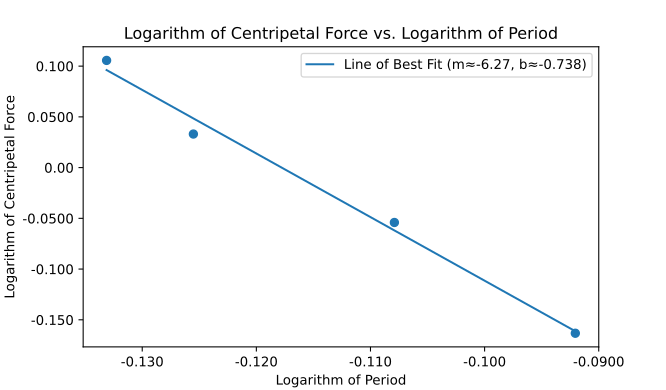

This figure's Python source:
import matplotlib.pyplot as plt
from matplotlib.ticker import FuncFormatter
import numpy as np

def best_fit(x, y):
    xbar = sum(x)/len(x)
    ybar = sum(y)/len(y)
    n = len(x) # or len(Y)

    numer = sum([xi*yi for xi,yi in zip(x, y)]) - n * xbar * ybar
    denum = sum([xi**2 for xi in x]) - n * xbar**2

    m = numer / denum
    b = ybar - m * xbar

    rnumer = sum([(xi - xbar) * (yi - ybar) for xi,yi in zip(x, y)])
    rdenum = (sum([(xi - xbar)**2 for xi in x]) * sum([(yi - ybar)**2 for yi in y])) ** (1/2)

    r = rnumer / rdenum

    return m, b, r

f, ax = plt.subplots(1)

def sigs(value, tick_number=0):
    return f"{value:#.3g}"

x = np.array([0.736, 0.749, 0.780, 0.809])
y = np.array([1.2753, 1.0791, 0.8829, 0.6867])

x = [np.log10(_) for _ in x]
y = [np.log10(_) for _ in y]

ax.scatter(x, y)

m, b, r = best_fit(x, y)

yfit = [m * xi + b for xi in x]

ax.plot(x, yfit, label=f"Line of Best Fit (m≈{sigs(m)}, b≈{sigs(b)})")

plt.gca().xaxis.set_major_formatter(FuncFormatter(sigs))
plt.gca().yaxis.set_major_formatter(FuncFormatter(sigs))

ax.set_ylabel("Logarithm of Centripetal Force")
ax.set_xlabel("Logarithm of Period")

plt.title("Logarithm of Centripetal Force vs. Logarithm of Period")

plt.legend()

print(f"r: {r}")
print(f"m: {m}")
print(f"b: {b}")

plt.show()
